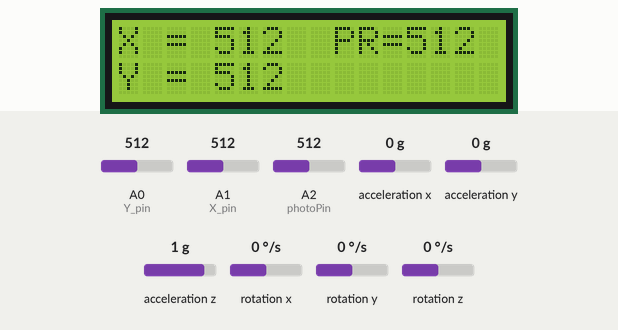
This sketch was run on a simulated Arduino Uno, built with avr-gcc and run on an emulated ATmega328P. On the bench: 16×2 character LCD. Wiring (inferred from the names in the program): MPU-6050 motion sensor at I2C address 0x68. The test bench sets the inputs (shaded band); at power-on: A0 (Y_pin) = 512, A1 (X_pin) = 512, A2 (photoPin) = 512, acceleration x 0 g, acceleration y 0 g, acceleration z 1 g, rotation x 0 °/s, rotation y 0 °/s, rotation z 0 °/s. What the sketch prints to the serial monitor is not drawn.

Above: at 1.2 s.
1.3 s: A0 (Y_pin) set to 716
At 2.2 s:
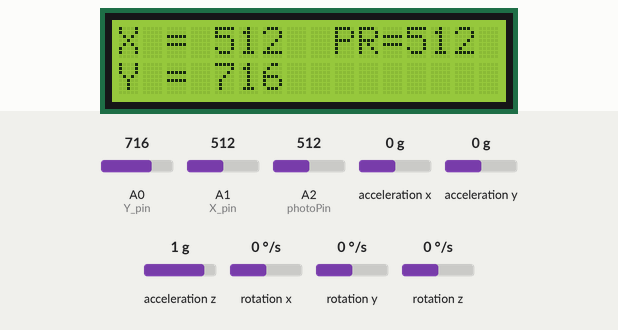
3.1 s: A1 (X_pin) set to 716
At 4.8 s:
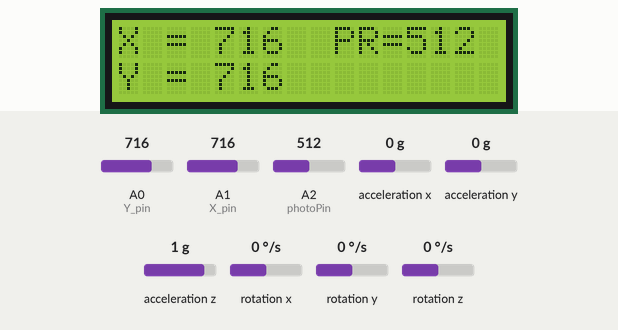
5.1 s: A2 (photoPin) set to 111
At 6.5 s:
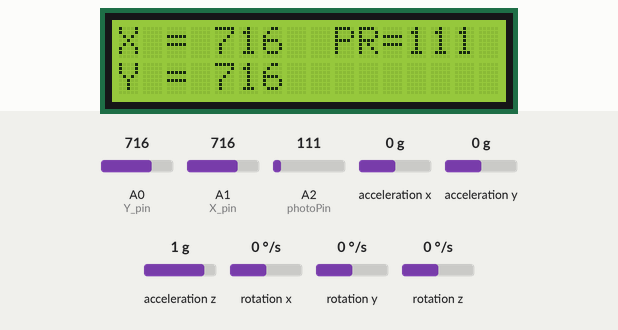
7.1 s: A2 (photoPin) set to 89
At 8.4 s:
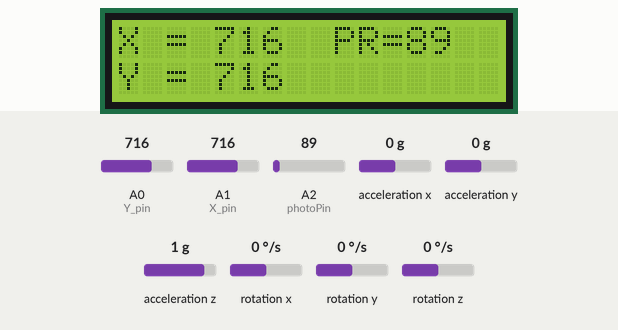
9.6 s: A0 (Y_pin) set to 992
At 11.0 s:
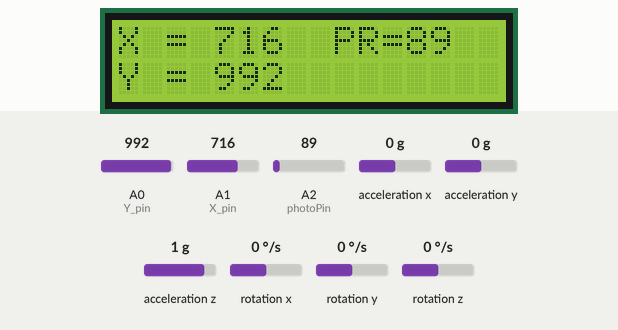
11.4 s: A1 (X_pin) set to 992
At 12.8 s:
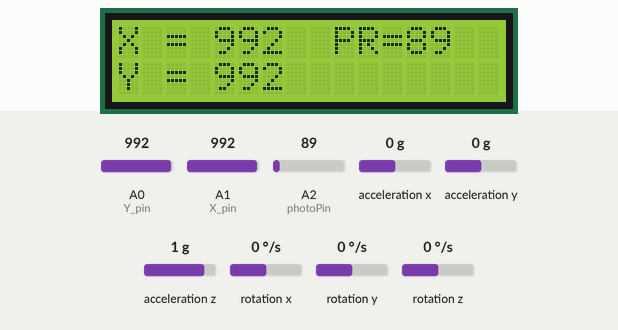
Timing chart, 0 to 14.4 s (numbered marks = the images above; inputs shaded):
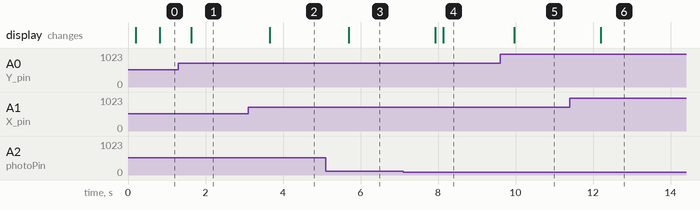

The sketch:

SensorSmorgasbord.ino
```cpp
// include the library code:
#include <LiquidCrystal.h>
#include<Wire.h>

// Vars for the MEMs accelerometer
const int MPU_addr = 0x68; // I2C address of the MPU-6050
int16_t AcX, AcY, AcZ, Tmp, GyX, GyY, GyZ;

// initialize the library with the numbers of the interface pins
LiquidCrystal lcd(7, 8, 9, 10, 11, 12);

// Joystick pins
const int SW_pin = 2; // Digital input from joystick
const int X_pin = A1; // analog x direction pin
const int Y_pin = A0; // analog Y direction pin

// Photo Resistor input
const int photoPin = A2;

// Variables for timing different events
int interval1 = 200;
int interval2 = 700;
int interval3 = 500;

int prevTime1 = 0;
int prevTime2 = 0;
int prevTime3 = 0;

int photoVal = 0;

int x_value, y_value = 0;
void setup() {

  // Setup for I2C and serial bus
  Wire.begin();
  Wire.beginTransmission(MPU_addr);
  Wire.write(0x6B);  // PWR_MGMT_1 register
  Wire.write(0);     // set to zero (wakes up the MPU-6050)
  Wire.endTransmission(true);
  Serial.begin(9600);


  //For the joystick digital input.
  pinMode(SW_pin, INPUT);
  digitalWrite(SW_pin, HIGH);  //Why write to an input?

  // set up the LCD's number of columns and rows:
  lcd.begin(16, 2);
  // Print a message to the LCD.
  lcd.print("X = ");
  lcd.setCursor(0, 1);
  lcd.print("Y = ");
    lcd.setCursor(9, 0);
  lcd.print("PR=");
}

void loop() {
  unsigned long currentMils = millis();
  ///////////////LCD
  if (millis() - prevTime1 > interval1) {
    prevTime1 = millis();
    // set the cursor to column 0, line 1
    // (note: line 1 is the second row, since counting begins with 0):
    lcd.print(" ");
    lcd.setCursor(4, 0);
    lcd.print(x_value);
    lcd.setCursor(4, 1);
    lcd.print(y_value);
    lcd.setCursor(12, 0);
    lcd.print(photoVal);

  }

  ///////////////Analog Inputs
  if (millis() - prevTime2 > interval2) {
    prevTime2 = millis();
    x_value = analogRead(X_pin);
    y_value = analogRead(Y_pin);

    photoVal = analogRead(photoPin);
  }

  ///////////////// I2C interface to Accelerometer
  if (millis() - prevTime3 > interval3) {
    prevTime3 = millis();
    Wire.beginTransmission(MPU_addr);
    Wire.write(0x3B);  // starting with register 0x3B (ACCEL_XOUT_H)
    Wire.endTransmission(false);
    Wire.requestFrom(MPU_addr, 14, true); // request a total of 14 registers
    AcX = Wire.read() << 8 | Wire.read(); // 0x3B (ACCEL_XOUT_H) & 0x3C (ACCEL_XOUT_L)
    AcY = Wire.read() << 8 | Wire.read(); // 0x3D (ACCEL_YOUT_H) & 0x3E (ACCEL_YOUT_L)
    AcZ = Wire.read() << 8 | Wire.read(); // 0x3F (ACCEL_ZOUT_H) & 0x40 (ACCEL_ZOUT_L)
    Tmp = Wire.read() << 8 | Wire.read(); // 0x41 (TEMP_OUT_H) & 0x42 (TEMP_OUT_L)
    GyX = Wire.read() << 8 | Wire.read(); // 0x43 (GYRO_XOUT_H) & 0x44 (GYRO_XOUT_L)
    GyY = Wire.read() << 8 | Wire.read(); // 0x45 (GYRO_YOUT_H) & 0x46 (GYRO_YOUT_L)
    GyZ = Wire.read() << 8 | Wire.read(); // 0x47 (GYRO_ZOUT_H) & 0x48 (GYRO_ZOUT_L)
    Serial.print("AcX = "); Serial.print(AcX);
    Serial.print(" | AcY = "); Serial.println(AcY);
    //  Serial.print(" | AcZ = "); Serial.print(AcZ);
    //  Serial.print(" | Tmp = "); Serial.print(Tmp/340.00+36.53);  //equation for temperature in degrees C from datasheet
    //  Serial.print(" | GyX = "); Serial.print(GyX);
    //  Serial.print(" | GyY = "); Serial.print(GyY);
    //  Serial.print(" | GyZ = "); Serial.println(GyZ);

  }
  delay(10);


}
```

Measured:
- after the input at 1.3 s, the display: changes after 0.33 s (image 1)
- after the input at 3.1 s, the display: changes after 0.56 s (image 2)
- after the input at 5.1 s, the display: changes after 0.60 s (image 3)
- after the input at 7.1 s, the display: first changes after 0.83 s (image 4 shows a later state)
- after the input at 9.6 s, the display: changes after 0.36 s (image 5)
- after the input at 11.4 s, the display: changes after 0.80 s (image 6)
